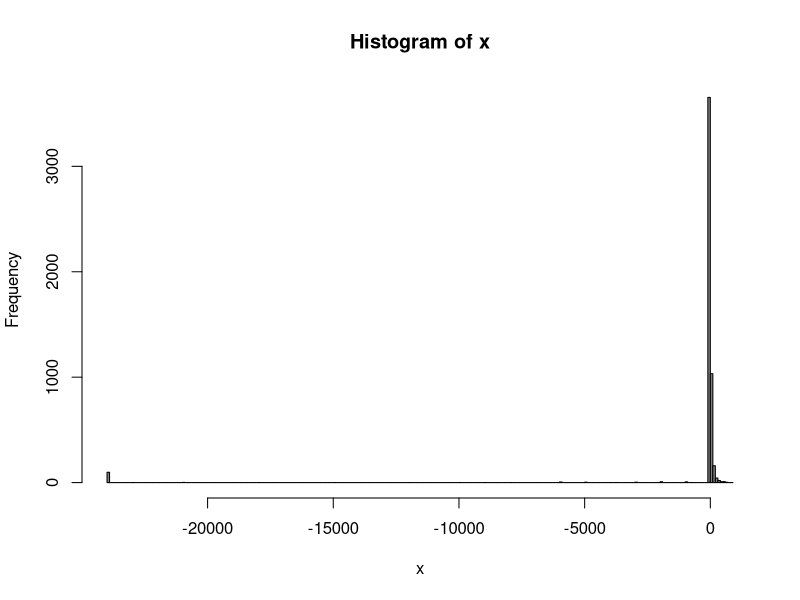
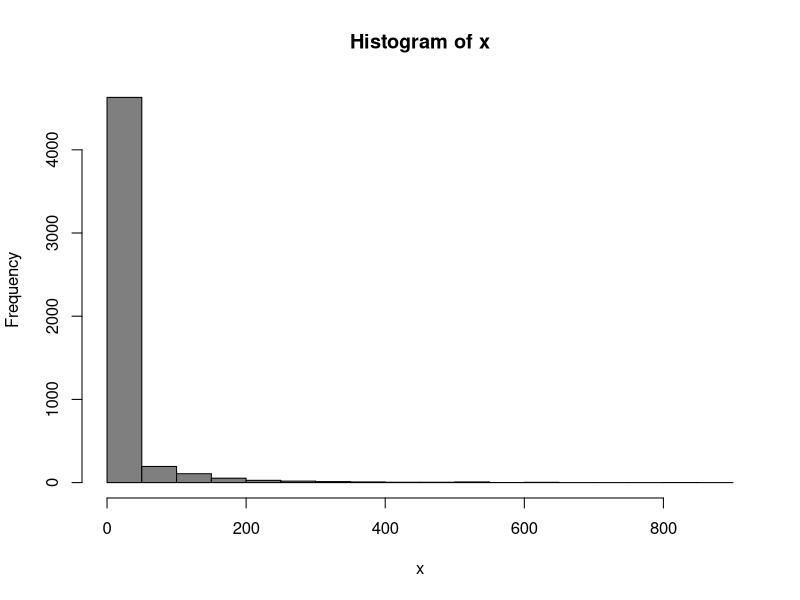

Generate these figures, in order, with R:
## ---- chunk 1
rain.df <- read.table("rnf6080.dat")
## ---- chunk 2
dim(rain.df)
## ---- chunk 3
colnames(rain.df)
## ---- chunk 4
rain.df[2, 4]
## ---- chunk 5
rain.df[2, ]
## ---- chunk 6
names(rain.df) <- c("year","month","day", seq(0,23))
colnames(rain.df)
## ---- chunk 7
### calculate row sum of the 24 
rain.df2 <- rain.df
rain.df2["dialy"] <- apply(rain.df[, -c(1:3)], 1, sum)
colnames(rain.df2)
## ---- chunk 8
rain.df2 <- rain.df
rain.df2["dialy"] <- apply(rain.df[, -c(1:3)], 1, sum)
range(rain.df2$"dialy")
## ---- chunk 9
x <- rain.df2$dialy
hist(x, 
     col = "grey50", 
     breaks = seq(from = -24000, to = 900, by = 100))
## ---- chunk 10
tmp <- do.call(c, rain.df2)
idx <- which(tmp < 0)
unique(tmp[idx])
## ---- chunk 11
### assign negative values into zero 
rain.df2 <- rain.df
idx <- (rain.df < 0)
rain.df2[idx] <- 0

### calculate daily rainfall
rain.df2["daily"] <- apply(rain.df2[, -c(1:3)], 1, sum)
range(rain.df2["daily"])
## ---- chunk 12
### replot the histogram of daily rainfall
x <- rain.df2$daily
hist(x, 
     col = "grey50", 
     breaks = seq(from = 0, to = 900, by = 50))
